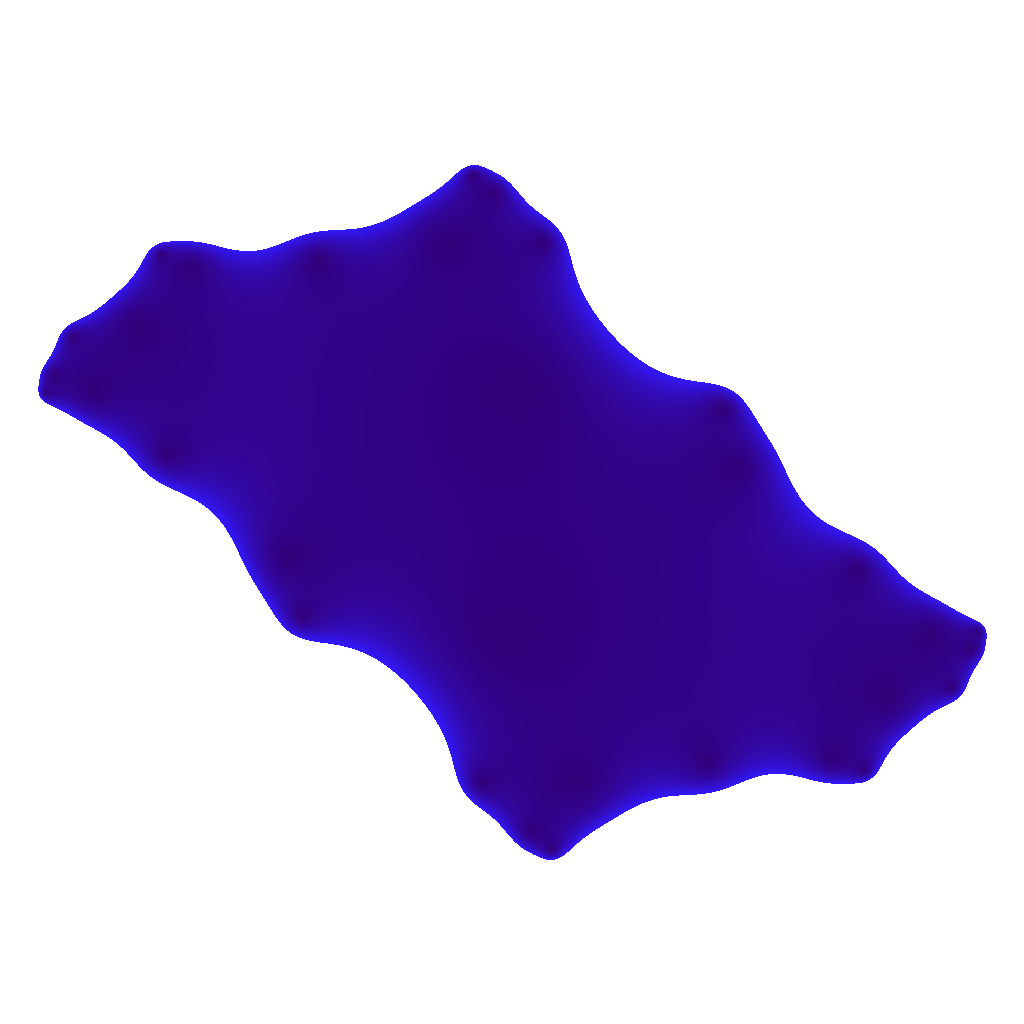
Frame 1 (no input)
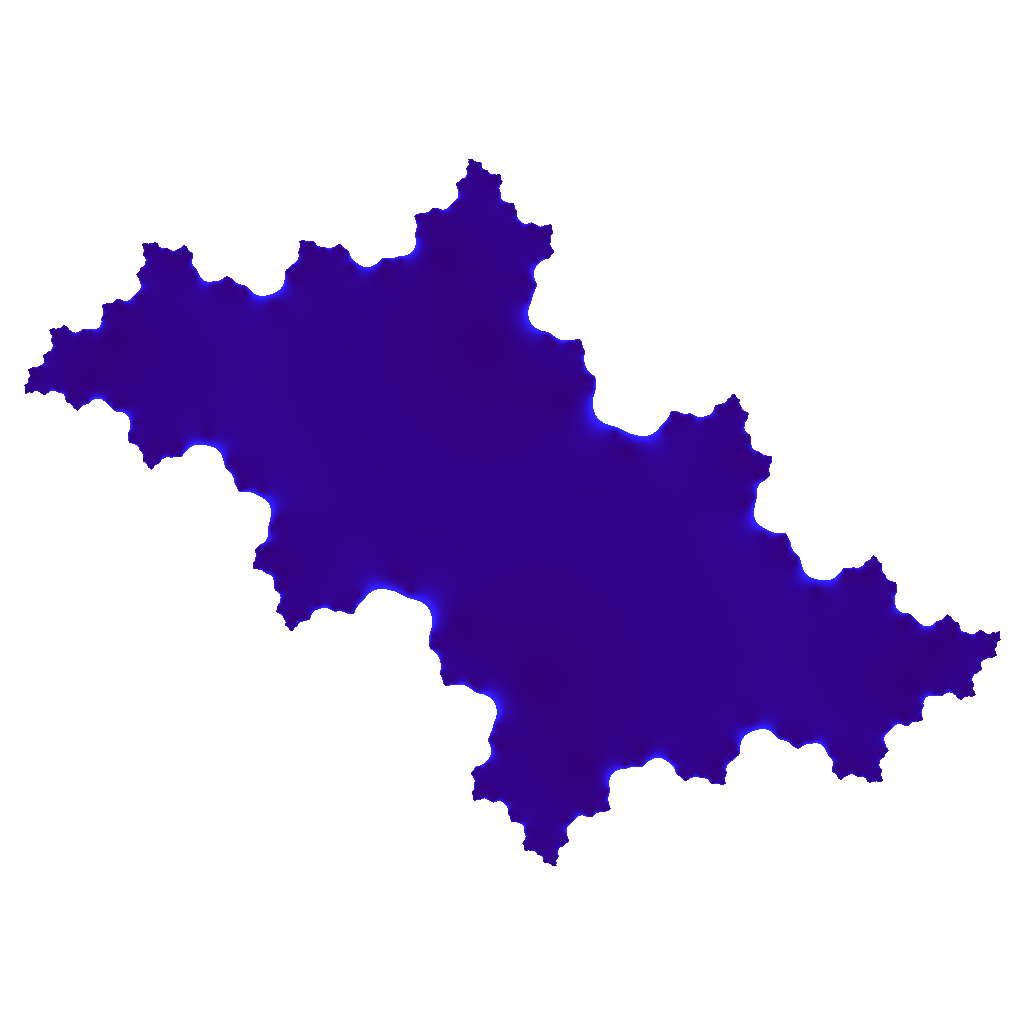
Frame 60 (the mouse pressed at the canvas centre just before this capture)
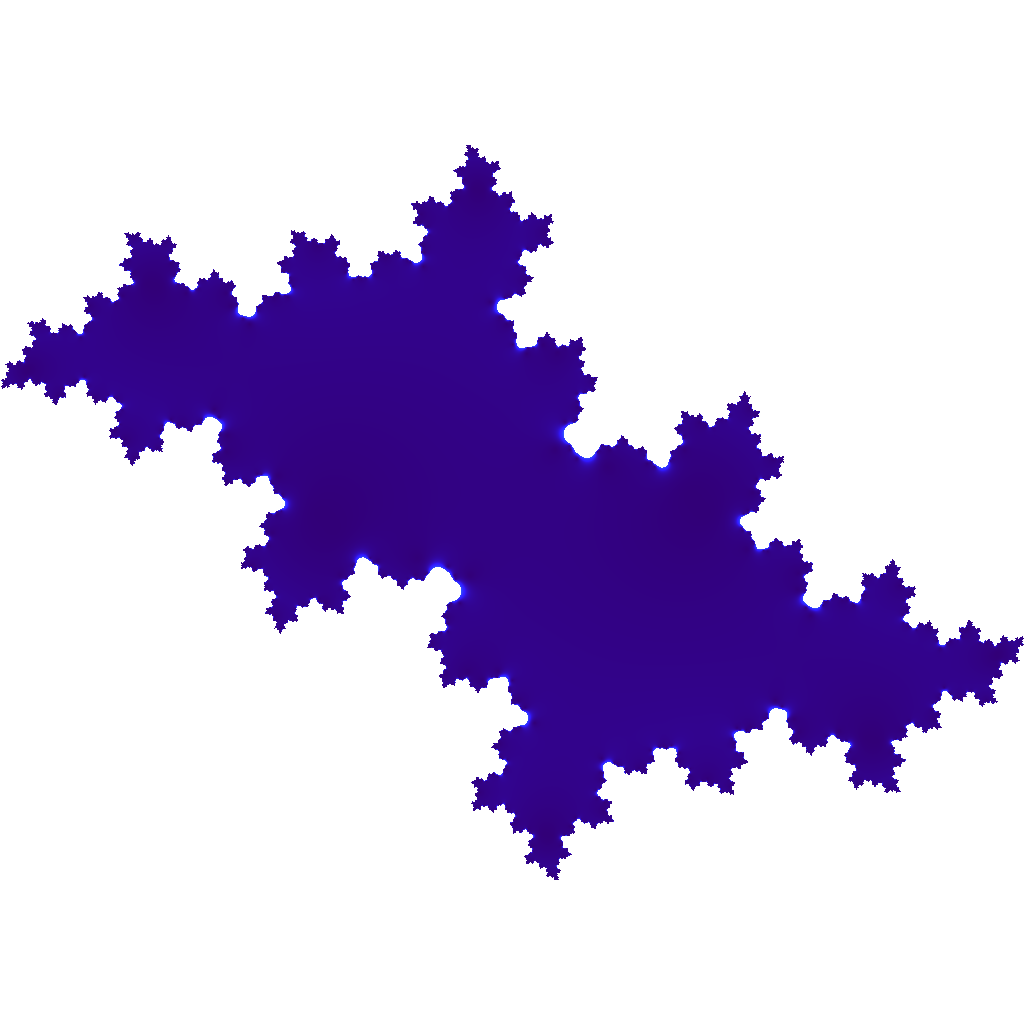
Frame 120 (the mouse held since frame 60 and released just before this capture)

The Processing sketch that drew these frames (run headless with seeded random() and noise(); from frame 60 on, the mouse is pressed at the canvas centre):

// Processing sketch: juliaset
// ── juliaset.pde
float ca, cb;
int i = 0;
int maxits = 5;
float zoom = 0;

void setup() {
  size(1024, 1024);
  ca = .355;
  cb = .355;
  i = 0;
}

void draw() {
  ca = -.4+.01*pow(cos(frameCount/50.0), 1);
  cb = -.59+.01*pow(sin(frameCount/50.0), 1);
  loadPixels();
  background(0);
  for (int r = 0; r < height; r++) {
    for (int c = 0; c < width; c++) {
      float a = -1.5 + zoom/2 + (3.0 - zoom) / width * c;
      float b = -1.5 + zoom/2 + (3.0 - zoom) / height * r;
      float res = inJuliaSet(a, b);

      pixels[r*width+c] = res < 100 ? color(50, map(res, 0, 50, 0, 255), map(res, 0, 5, 120, 255)) : color(255);
    }
  }
  if (frameCount % 10 == 0) {
    maxits++;
  }
  zoom += .002;
  updatePixels();
  strokeWeight(20);
  stroke(0, 0, 255, 100);
  save(String.format("frames/%06d.png", frameCount));  i++;
  println(i);
}

float inJuliaSet(float a, float b) {
  Complex z0 = new Complex(ca, cb);
  Complex zN = new Complex(a, b);
  for (int i = 0; i < min(maxits, 100); i++) {
    zN = zN.squared().add(z0);
    if (zN.abs() > min(maxits, 100)) return 100;
  }
  return zN.abs();
}

// ── Complex.pde


public class Complex {

  float a, b;

  public Complex(float real, float imag) {
    a = real;
    b = imag;
  }

  public Complex squared() {
    return new Complex(a*a-b*b, 2*a*b);
  }
  
  public Complex add(Complex c){
    return new Complex(a+c.a, b + c.b);
  }
  
  public float abs(){
     return dist(a, b, 0, 0); 
  }
  
}
